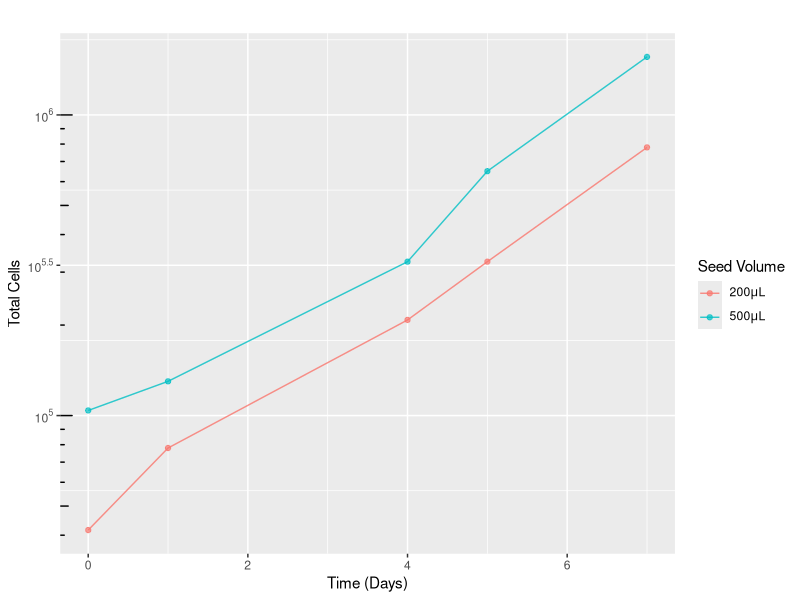

Recreate this plot in R.
library(ggplot2)

data <- read.csv("results2.csv")

tiff("results_graph.tiff", units="in", width=5, height=4, res=300)
p <- ggplot(data, aes(x=time, y=num, color=cells)) + geom_point(alpha=.7)
p <- p + labs(title="", x="Time (Days)", y="Total Cells") + geom_line(aes(color=cells), alpha=.8)
p <- p + scale_y_log10(breaks = scales::trans_breaks("log10", function(x) 10^x),
                       labels = scales::trans_format("log10", scales::math_format(10^.x)))
p <- p + annotation_logticks(sides = "l")
p + scale_color_discrete(name="Seed Volume", breaks=c("u200", "u500"), labels=c(expression("200"*mu*"L"), expression("500"*mu*"L")))
dev.off()
